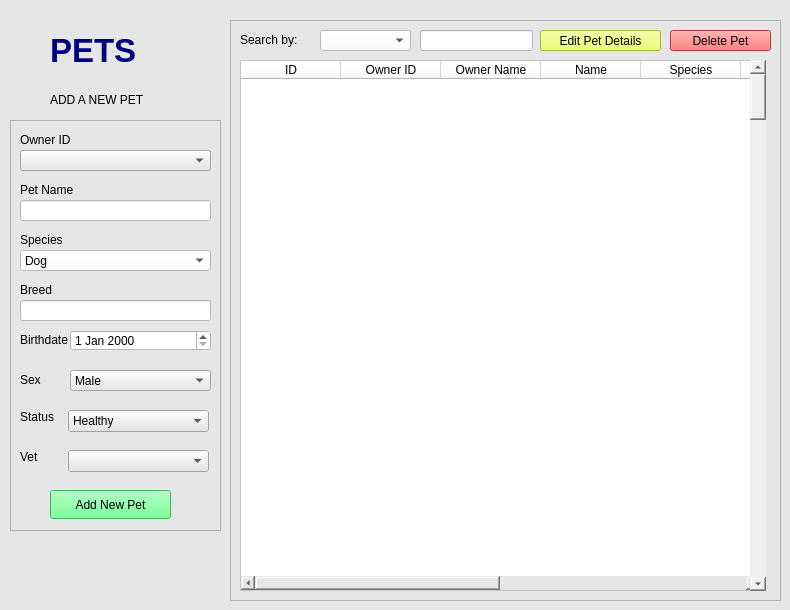
     <widget class="QWidget" name="page3Pet">
      <property name="styleSheet">
       <string notr="true">background-color: rgb(230, 230, 230);</string>
      </property>
      <widget class="QFrame" name="newPetDetailsFrame">
       <property name="geometry">
        <rect>
         <x>10</x>
         <y>120</y>
         <width>211</width>
         <height>411</height>
        </rect>
       </property>
       <property name="styleSheet">
        <string notr="true">border-color: rgb(0, 0, 0);</string>
       </property>
       <property name="frameShape">
        <enum>QFrame::StyledPanel</enum>
       </property>
       <property name="frameShadow">
        <enum>QFrame::Raised</enum>
       </property>
       <widget class="QLabel" name="label_18">
        <property name="geometry">
         <rect>
          <x>10</x>
          <y>10</y>
          <width>101</width>
          <height>20</height>
         </rect>
        </property>
        <property name="font">
         <font>
          <family>Arial</family>
         </font>
        </property>
        <property name="styleSheet">
         <string notr="true">color: rgb(0, 0, 0);</string>
        </property>
        <property name="text">
         <string>Owner ID</string>
        </property>
       </widget>
       <widget class="QLabel" name="label_20">
        <property name="geometry">
         <rect>
          <x>10</x>
          <y>110</y>
          <width>131</width>
          <height>20</height>
         </rect>
        </property>
        <property name="font">
         <font>
          <family>Arial</family>
         </font>
        </property>
        <property name="styleSheet">
         <string notr="true">color: rgb(0, 0, 0);</string>
        </property>
        <property name="text">
         <string>Species</string>
        </property>
       </widget>
       <widget class="QComboBox" name="species">
        <property name="geometry">
         <rect>
          <x>10</x>
          <y>130</y>
          <width>191</width>
          <height>21</height>
         </rect>
        </property>
        <property name="styleSheet">
         <string notr="true">color: rgb(0, 0, 0);
background-color: rgb(255, 255, 255);</string>
        </property>
        <item>
         <property name="text">
          <string>Dog</string>
         </property>
        </item>
        <item>
         <property name="text">
          <string>Cat</string>
         </property>
        </item>
       </widget>
       <widget class="QLabel" name="label_21">
        <property name="geometry">
         <rect>
          <x>10</x>
          <y>60</y>
          <width>131</width>
          <height>20</height>
         </rect>
        </property>
        <property name="font">
         <font>
          <family>Arial</family>
         </font>
        </property>
        <property name="styleSheet">
         <string notr="true">color: rgb(0, 0, 0);</string>
        </property>
        <property name="text">
         <string>Pet Name</string>
        </property>
       </widget>
       <widget class="QLineEdit" name="petName">
        <property name="geometry">
         <rect>
          <x>10</x>
          <y>80</y>
          <width>191</width>
          <height>21</height>
         </rect>
        </property>
        <property name="styleSheet">
         <string notr="true">background-color: rgb(255, 255, 255);</string>
        </property>
       </widget>
       <widget class="QLabel" name="label_22">
        <property name="geometry">
         <rect>
          <x>10</x>
          <y>160</y>
          <width>131</width>
          <height>20</height>
         </rect>
        </property>
        <property name="font">
         <font>
          <family>Arial</family>
         </font>
        </property>
        <property name="styleSheet">
         <string notr="true">color: rgb(0, 0, 0);</string>
        </property>
        <property name="text">
         <string>Breed</string>
        </property>
       </widget>
       <widget class="QLabel" name="label_23">
        <property name="geometry">
         <rect>
          <x>10</x>
          <y>210</y>
          <width>131</width>
          <height>20</height>
         </rect>
        </property>
        <property name="font">
         <font>
          <family>Arial</family>
         </font>
        </property>
        <property name="styleSheet">
         <string notr="true">color: rgb(0, 0, 0);</string>
        </property>
        <property name="text">
         <string>Birthdate</string>
        </property>
       </widget>
       <widget class="QDateEdit" name="birthDate">
        <property name="geometry">
         <rect>
          <x>60</x>
          <y>210</y>
          <width>141</width>
          <height>21</height>
         </rect>
        </property>
        <property name="styleSheet">
         <string notr="true">color: rgb(0, 0, 0);
background-color: rgb(255, 255, 255);</string>
        </property>
       </widget>
       <widget class="QLabel" name="label_24">
        <property name="geometry">
         <rect>
          <x>10</x>
          <y>250</y>
          <width>31</width>
          <height>20</height>
         </rect>
        </property>
        <property name="font">
         <font>
          <family>Arial</family>
         </font>
        </property>
        <property name="styleSheet">
         <string notr="true">color: rgb(0, 0, 0);</string>
        </property>
        <property name="text">
         <string>Sex</string>
        </property>
       </widget>
       <widget class="QPushButton" name="addPetButton">
        <property name="geometry">
         <rect>
          <x>40</x>
          <y>370</y>
          <width>121</width>
          <height>29</height>
         </rect>
        </property>
        <property name="styleSheet">
         <string notr="true">color: rgb(0, 0, 0);
background-color: rgb(85, 255, 127);</string>
        </property>
        <property name="text">
         <string>Add New Pet</string>
        </property>
       </widget>
       <widget class="QComboBox" name="sex">
        <property name="geometry">
         <rect>
          <x>60</x>
          <y>250</y>
          <width>141</width>
          <height>21</height>
         </rect>
        </property>
        <item>
         <property name="text">
          <string>Male</string>
         </property>
        </item>
        <item>
         <property name="text">
          <string>Female</string>
         </property>
        </item>
       </widget>
       <widget class="QComboBox" name="ownerID">
        <property name="geometry">
         <rect>
          <x>10</x>
          <y>30</y>
          <width>191</width>
          <height>21</height>
         </rect>
        </property>
       </widget>
       <widget class="QLineEdit" name="breed">
        <property name="geometry">
         <rect>
          <x>10</x>
          <y>180</y>
          <width>191</width>
          <height>21</height>
         </rect>
        </property>
        <property name="styleSheet">
         <string notr="true">background-color: rgb(255, 255, 255);</string>
        </property>
       </widget>
       <widget class="QLabel" name="label_2">
        <property name="geometry">
         <rect>
          <x>10</x>
          <y>290</y>
          <width>47</width>
          <height>13</height>
         </rect>
        </property>
        <property name="text">
         <string>Status</string>
        </property>
       </widget>
       <widget class="QComboBox" name="status">
        <property name="geometry">
         <rect>
          <x>58</x>
          <y>290</y>
          <width>141</width>
          <height>22</height>
         </rect>
        </property>
        <item>
         <property name="text">
          <string>Healthy</string>
         </property>
        </item>
        <item>
         <property name="text">
          <string>Sick</string>
         </property>
        </item>
        <item>
         <property name="text">
          <string>Ongoing Treatment</string>
         </property>
        </item>
        <item>
         <property name="text">
          <string>Dead</string>
         </property>
        </item>
       </widget>
       <widget class="QLabel" name="label_6">
        <property name="geometry">
         <rect>
          <x>10</x>
          <y>330</y>
          <width>47</width>
          <height>13</height>
         </rect>
        </property>
        <property name="text">
         <string>Vet</string>
        </property>
       </widget>
       <widget class="QComboBox" name="mainVet">
        <property name="geometry">
         <rect>
          <x>58</x>
          <y>330</y>
          <width>141</width>
          <height>22</height>
         </rect>
        </property>
       </widget>
      </widget>
      <widget class="QLabel" name="label_17">
       <property name="geometry">
        <rect>
         <x>50</x>
         <y>90</y>
         <width>121</width>
         <height>20</height>
        </rect>
       </property>
       <property name="font">
        <font>
         <family>Arial</family>
        </font>
       </property>
       <property name="styleSheet">
        <string notr="true">color: rgb(0, 0, 0);</string>
       </property>
       <property name="text">
        <string>ADD A NEW PET</string>
       </property>
      </widget>
      <widget class="QLabel" name="label1_6">
       <property name="geometry">
        <rect>
         <x>50</x>
         <y>20</y>
         <width>141</width>
         <height>61</height>
        </rect>
       </property>
       <property name="font">
        <font>
         <family>Arial</family>
         <pointsize>25</pointsize>
         <weight>75</weight>
         <bold>true</bold>
         <kerning>false</kerning>
        </font>
       </property>
       <property name="styleSheet">
        <string notr="true">color: rgb(0, 0, 127);</string>
       </property>
       <property name="text">
        <string>PETS</string>
       </property>
      </widget>
      <widget class="QFrame" name="frame_2">
       <property name="geometry">
        <rect>
         <x>230</x>
         <y>20</y>
         <width>551</width>
         <height>581</height>
        </rect>
       </property>
       <property name="frameShape">
        <enum>QFrame::StyledPanel</enum>
       </property>
       <property name="frameShadow">
        <enum>QFrame::Raised</enum>
       </property>
       <widget class="QTableWidget" name="petTable">
        <property name="geometry">
         <rect>
          <x>10</x>
          <y>40</y>
          <width>521</width>
          <height>531</height>
         </rect>
        </property>
        <property name="styleSheet">
         <string notr="true">background-color: rgb(255, 255, 255);</string>
        </property>
        <column>
         <property name="text">
          <string>ID</string>
         </property>
        </column>
        <column>
         <property name="text">
          <string>Owner ID</string>
         </property>
        </column>
        <column>
         <property name="text">
          <string>Owner Name</string>
         </property>
        </column>
        <column>
         <property name="text">
          <string>Name</string>
         </property>
        </column>
        <column>
         <property name="text">
          <string>Species</string>
         </property>
        </column>
        <column>
         <property name="text">
          <string>Breed</string>
         </property>
        </column>
        <column>
         <property name="text">
          <string>Birthday</string>
         </property>
        </column>
        <column>
         <property name="text">
          <string>Sex</string>
         </property>
        </column>
        <column>
         <property name="text">
          <string>Status</string>
         </property>
        </column>
        <column>
         <property name="text">
          <string>Vet</string>
         </property>
        </column>
       </widget>
       <widget class="QLineEdit" name="lineEdit_7">
        <property name="geometry">
         <rect>
          <x>190</x>
          <y>10</y>
          <width>113</width>
          <height>21</height>
         </rect>
        </property>
        <property name="styleSheet">
         <string notr="true">background-color: rgb(255, 255, 255);</string>
        </property>
       </widget>
       <widget class="QLabel" name="label_15">
        <property name="geometry">
         <rect>
          <x>10</x>
          <y>10</y>
          <width>81</width>
          <height>20</height>
         </rect>
        </property>
        <property name="styleSheet">
         <string notr="true">color: rgb(0, 0, 0);</string>
        </property>
        <property name="text">
         <string>Search by:</string>
        </property>
       </widget>
       <widget class="QComboBox" name="comboBox_5">
        <property name="geometry">
         <rect>
          <x>90</x>
          <y>10</y>
          <width>91</width>
          <height>21</height>
         </rect>
        </property>
        <property name="styleSheet">
         <string notr="true">color: rgb(0, 0, 0);
background-color: rgb(255, 255, 255);</string>
        </property>
       </widget>
       <widget class="QScrollBar" name="verticalScrollBar_2">
        <property name="geometry">
         <rect>
          <x>520</x>
          <y>40</y>
          <width>16</width>
          <height>531</height>
         </rect>
        </property>
        <property name="styleSheet">
         <string notr="true">color: rgb(0, 0, 0);
background-color: rgb(239, 239, 239);</string>
        </property>
        <property name="orientation">
         <enum>Qt::Vertical</enum>
        </property>
       </widget>
       <widget class="QPushButton" name="deletePetButton">
        <property name="geometry">
         <rect>
          <x>440</x>
          <y>10</y>
          <width>101</width>
          <height>21</height>
         </rect>
        </property>
        <property name="styleSheet">
         <string notr="true">color: rgb(0, 0, 0);
background-color: rgb(255, 79, 79);</string>
        </property>
        <property name="text">
         <string>Delete Pet</string>
        </property>
       </widget>
       <widget class="QPushButton" name="editPetButton">
        <property name="geometry">
         <rect>
          <x>310</x>
          <y>10</y>
          <width>121</width>
          <height>21</height>
         </rect>
        </property>
        <property name="styleSheet">
         <string notr="true">color: rgb(0, 0, 0);
background-color: rgb(231, 255, 75);</string>
        </property>
        <property name="text">
         <string>Edit Pet Details</string>
        </property>
       </widget>
      </widget>
     </widget>
